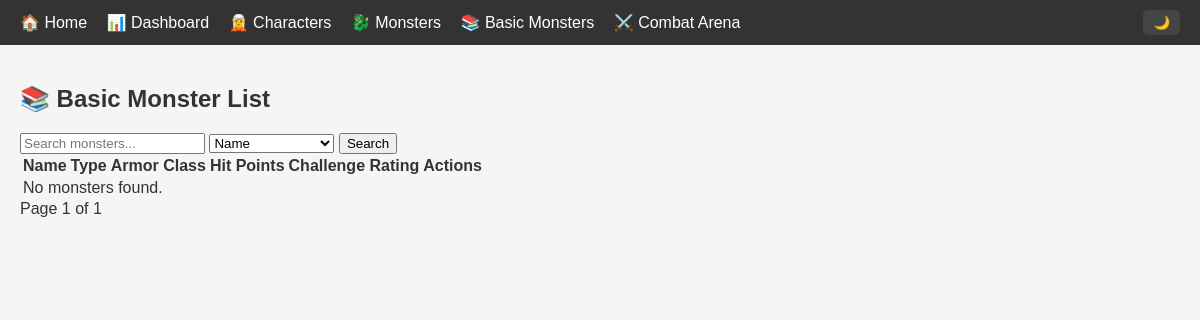
The app's page /accounts/basic_monsters/, older data.
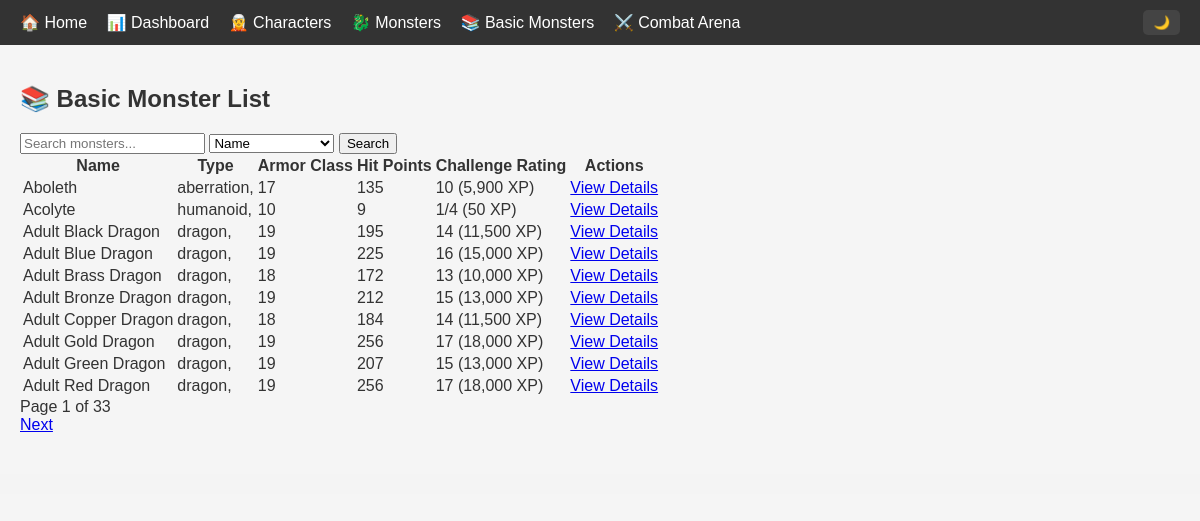
The same page, newer data.
### accounts/models.py (models this page shows, shortened)
class BasicMonster(models.Model):
    name = models.CharField(max_length=100, unique=True)
    size = models.CharField(max_length=50, null=True, blank=True)
    type = models.CharField(max_length=50, null=True, blank=True)
    alignment = models.CharField(max_length=50, null=True, blank=True)
    armor_class = models.IntegerField(default=0)
    hit_points = models.IntegerField(default=0)
    speed = models.CharField(max_length=100, null=True, blank=True)
    strength = models.IntegerField(default=0)
    strength_mod = models.CharField(max_length=5, null=True, blank=True)
    dexterity = models.IntegerField(default=0)
    dexterity_mod = models.CharField(max_length=5, null=True, blank=True)
    constitution = models.IntegerField(default=0)
    constitution_mod = models.CharField(max_length=5, null=True, blank=True)
    intelligence = models.IntegerField(default=0)
    intelligence_mod = models.CharField(max_length=5, null=True, blank=True)
    wisdom = models.IntegerField(default=0)
    wisdom_mod = models.CharField(max_length=5, null=True, blank=True)
    charisma = models.IntegerField(default=0)
    charisma_mod = models.CharField(max_length=5, null=True, blank=True)
    saving_throws = models.CharField(max_length=255, null=True, blank=True)
    skills = models.CharField(max_length=255, null=True, blank=True)
    damage_resistances = models.CharField(max_length=255, null=True, blank=True)
    damage_immunities = models.CharField(max_length=255, null=True, blank=True)
    condition_immunities = models.CharField(max_length=255, null=True, blank=True)
    senses = models.CharField(max_length=255, null=True, blank=True)
    languages = models.CharField(max_length=255, null=True, blank=True)
    challenge_rating = models.CharField(max_length=20, null=True, blank=True)
    traits = models.TextField(null=True, blank=True)
    actions = models.TextField(null=True, blank=True)
    reactions = models.TextField(null=True, blank=True)
    legendary_actions = models.TextField(null=True, blank=True)
    image_url = models.URLField(null=True, blank=True)

### accounts/views.py (the view)
# urls.py: path('basic_monsters/', views.basic_monster_list, name='basic_monster_list'),
def basic_monster_list(request):
    search_query = request.GET.get("q", "")
    sort_by = request.GET.get("sort", "name")
    page_number = request.GET.get("page", 1)
    monsters = BasicMonster.objects.all()
    if search_query:
        monsters = monsters.filter(
            Q(name__icontains=search_query)
            | Q(type__icontains=search_query)
            | Q(challenge_rating__icontains=search_query)
        )
    valid_sort_fields = ["name", "type", "challenge_rating"]
    if sort_by in valid_sort_fields:
        monsters = monsters.order_by(sort_by)
    paginator = Paginator(monsters, 10)  # Show 10 monsters per page
    page_obj = paginator.get_page(page_number)
    return render(
        request,
        "accounts/basic_monster_list.html",
        {
            "page_obj": page_obj,
            "search_query": search_query,
            "sort_by": sort_by,
        },
    )

### accounts/templates/accounts/basic_monster_list.html (shortened to what this page needs)
{% extends 'base.html' %}
{% block content %}
<h2>📚 Basic Monster List</h2>
<form method="get">
    <input type="text" name="q" placeholder="Search monsters..." value="{{ search_query }}">
    <select name="sort">
        <option value="name" {% if sort_by == "name" %}selected{% endif %}>Name</option>
    </select>
    <button type="submit">Search</button>
</form>
<table>
    <thead>
        <tr>
            <th>Name</th>
            <th>Type</th>
            <th>Armor Class</th>
            <th>Hit Points</th>
            <th>Challenge Rating</th>
            <th>Actions</th>
        </tr>
    </thead>
    <tbody>
        {% for monster in page_obj %}
        <tr>
            <td>{{ monster.name }}</td>
            <td>{{ monster.type|default:"-" }}</td>
            <td>{{ monster.armor_class|default:"0" }}</td>
            <td>{{ monster.hit_points|default:"0" }}</td>
            <td>{{ monster.challenge_rating|default:"-" }}</td>
            <td>
                <a href="{% url 'basic_monster_detail' monster.id %}">View Details</a>
            </td>
        </tr>
        {% empty %}
        <tr>
            <td colspan="6">No monsters found.</td>
        </tr>
        {% endfor %}
    </tbody>
</table>
<div class="pagination">
    <span>
        Page {{ page_obj.number }} of {{ page_obj.paginator.num_pages }}
    </span>
    <div>
        {% if page_obj.has_next %}
            <a href="?page={{ page_obj.next_page_number }}">Next</a>
        {% endif %}
    </div>
</div>
{% endblock %}

### templates/base.html (shortened to what this page needs)
<!DOCTYPE html>
<html lang="en">
<head>
    {% load static %}
    <link rel="stylesheet" href="{% static 'css/style.css' %}">
    <link rel="stylesheet" href="{% static 'css/dark_mode.css' %}" id="dark-mode-stylesheet" disabled>
</head>
<body>
    <header>
        <nav>
            <div>
                <a href="{% url 'homepage' %}">🏠 Home</a>
                <a href="{% url 'dashboard' %}">📊 Dashboard</a>
                <a href="{% url 'character_list' %}">🧝 Characters</a>
                <a href="{% url 'monster_list' %}">🐉 Monsters</a>
                <a href="{% url 'basic_monster_list' %}">📚 Basic Monsters</a>
                <a href="{% url 'combat_setup' %}">⚔️ Combat Arena</a>
            </div>
            <button onclick="toggleDarkMode()" class="dark-mode-toggle">🌗 Toggle Dark Mode</button>
        </nav>
    </header>
    <main>
        {% block content %}{% endblock %}
    </main>
    <footer>
    </footer>
</body>
</html>

### static/css/style.css (style rules this page uses)
body { font-family: 'Arial', sans-serif; margin: 0; padding: 0; background-color: var(--bg-color); color: var(--text-color); transition: background-color 0.3s, color 0.3s; }
:root { --bg-color: #f5f5f5; --text-color: #333; --navbar-bg: #333; --navbar-text: #fff; --navbar-hover-bg: #ddd; --navbar-hover-text: #000; --card-bg: #fff; --button-bg: #007bff; --button-text: #fff; }
footer { text-align: center; margin-top: 30px; padding: 10px; background-color: var(--navbar-bg); color: var(--navbar-text); font-size: 14px; }

### templates/base.html (style rules this page uses)
body { font-family: Arial, sans-serif; margin: 0; padding: 0; }
nav { background-color: #333; color: white; display: flex; justify-content: space-between; align-items: center; padding: 10px 20px; }
nav a { color: white; text-decoration: none; margin-right: 15px; }
.dark-mode-toggle { background: #444; color: white; border: none; border-radius: 5px; padding: 5px 10px; cursor: pointer; }
footer { text-align: center; margin-top: 20px; padding: 10px 0; background-color: #f4f4f4; }
main { padding: 20px; }

Row changes from the older to the newer data that the page shows:
added BasicMonster: name "Aboleth", type "aberration,", armor_class "17", hit_points "135", challenge_rating "10 (5,900 XP)"
added BasicMonster: name "Acolyte", type "humanoid,", armor_class "10", hit_points "9", challenge_rating "1/4 (50 XP)"
added BasicMonster: name "Adult Black Dragon", type "dragon,", armor_class "19", hit_points "195", challenge_rating "14 (11,500 XP)"
added BasicMonster: name "Adult Blue Dragon", type "dragon,", armor_class "19", hit_points "225", challenge_rating "16 (15,000 XP)"
added BasicMonster: name "Adult Brass Dragon", type "dragon,", armor_class "18", hit_points "172", challenge_rating "13 (10,000 XP)"
added BasicMonster: name "Adult Bronze Dragon", type "dragon,", armor_class "19", hit_points "212", challenge_rating "15 (13,000 XP)"
added BasicMonster: name "Adult Copper Dragon", type "dragon,", armor_class "18", hit_points "184", challenge_rating "14 (11,500 XP)"
added BasicMonster: name "Adult Gold Dragon", type "dragon,", armor_class "19", hit_points "256", challenge_rating "17 (18,000 XP)"
added BasicMonster: name "Adult Green Dragon", type "dragon,", armor_class "19", hit_points "207", challenge_rating "15 (13,000 XP)"
added BasicMonster: name "Adult Red Dragon", type "dragon,", armor_class "19", hit_points "256", challenge_rating "17 (18,000 XP)"
Text that changed along with them:
{{ page_obj.paginator.num_pages }}: "1" → "33"
text no longer shown: "No monsters found."
text now shown: "Next"
